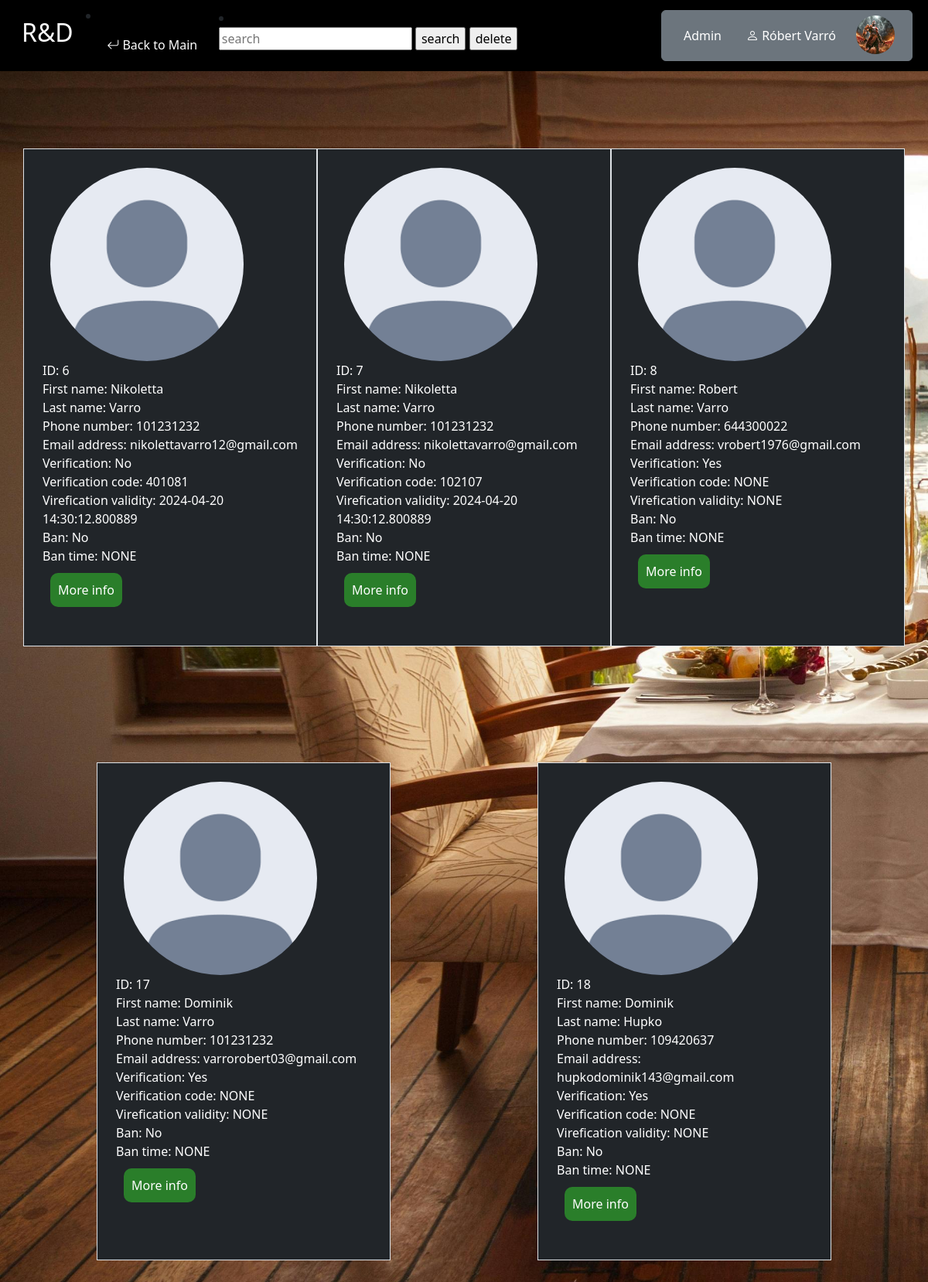
Page /Restaurant2.0/users.php (signed in) on the committed database.
### tables this page shows
CREATE TABLE `user` (
  `registrationId` int(6) NOT NULL,
  `firstName` varchar(50) NOT NULL,
  `lastName` varchar(50) NOT NULL,
  `phoneNumber` int(10) NOT NULL,
  `userMail` varchar(100) NOT NULL,
  `userPassword` varchar(60) NOT NULL,
  `profilePic` varchar(100) DEFAULT NULL,
  `verification_code` int(50) DEFAULT NULL,
  `verify` int(11) NOT NULL,
  `verification_time` datetime(6) NOT NULL DEFAULT current_timestamp(6),
  `banned` tinyint(1) NOT NULL,
  `banned_time` datetime(6) NOT NULL DEFAULT current_timestamp(6),
  `passwordValidation` int(10) NOT NULL,
  `passwordValidationTime` datetime(6) NOT NULL DEFAULT current_timestamp(6)
);

### Restaurant2.0/users.php (the view, shortened to what this page needs)
<html>
<head>
    <link href="https://cdn.jsdelivr.net/npm/bootstrap@5.3.2/dist/css/bootstrap.min.css" rel="stylesheet"
>
    <link rel="stylesheet" href="https://cdn.jsdelivr.net/npm/bootstrap-icons@1.11.3/font/bootstrap-icons.min.css">
    <link rel="stylesheet" href="https://cdnjs.cloudflare.com/ajax/libs/font-awesome/4.7.0/css/font-awesome.min.css">
    <link rel="stylesheet" type="text/css" href="main.css">
</head>
<body>
<nav class="navbar navbar-expand-lg bg-black">
    <div class="container-fluid">
        <a href="#" id="logo"><h2>R&D</h2></a>
        <?php
        global $conn;
        if (isset($_SESSION['email']) && isset($_SESSION['name'])) {
            echo "<li><a class=\"dropdown-item\" href=\"index.php?\"><i class=\"bi bi-arrow-return-left\"></i> Back to Main</a></li>";;
            echo '<li><form method="post" action="users.php">
            <input type="text" style="width: 250px" placeholder="search" name="searchMail">
            <input type="submit" value="search" name="searchAction">
            <input type="submit" value="delete" name="searchDelete">
        </form></li>';
        }
        ?>
        <div class="collapse navbar-collapse justify-content-end" id="collapsibleNavbar">
            <ul class="navbar-nav ">
                <li class="nav-item dropdown ">
                    <div class="dropdown d-flex  ">
                        <nav class="btn btn-secondary me-2 " data-bs-toggle="dropdown" aria-expanded="false">
                            <?php
                            if (isset($_SESSION['email']) && isset($_SESSION['name']) && isset($_SESSION['profilePic'])) {
                                $name = $_SESSION['name'];
                                $profilePic = $_SESSION['profilePic'];
                                echo '<li class="nav-item">';
                                echo "<img class=\"profilePic\" src=\"http://localhost:/Restaurant2.0/pictures/{$profilePic}\" width=\"50\" height=\"50\" alt=\"profilkep\">";
                                $sql = "SELECT * FROM admin";
                                $stmt = $conn->query($sql);
                                if ($stmt->num_rows > 0)
                                    while ($row = $stmt->fetch_assoc())
                                        if ($_SESSION['email'] == $row['adminMail']) {
                                            echo "<a>Admin</a>";
                                            echo "<a> <i class=\"bi bi-person\"></i> $name</a>";
                                            echo "</li>";
                                        } else {
                                            echo "<a href='logIn.php' class='nav-link dropdown-item'><i class=\"bi bi-person\"></i>Account</a>";
                                        }
                            } else {
                                echo "<a href='logIn.php' class='nav-link dropdown-item'><i class=\"bi bi-person\"></i>Account</a>";
                            }
                            ?></nav>
</nav>
</body>
</html>
<?php
    if (isset($_POST['searchAction'])) {
        if ($_POST['searchAction'] == 'search') {
            $data = "SELECT * FROM user where userMail= '" . $_POST['searchMail'] . "'";
            users($data);
        } else {
            users("SELECT * FROM user");
        }
    } else {
        users("SELECT * FROM user");
    }
    function users($command)
    {
        global $conn;
        $sql = $command;
        $stmt = $conn->prepare($sql);
        $stmt->execute();
        $result = $stmt->get_result();
        if ($result->num_rows > 0) {
            echo '<div class="container">
  <div class="row justify-content-around" >';
            while ($row = $result->fetch_assoc()) {
                echo ' <div class="col-xl-4 p-4 border bg-dark" style="
 margin: auto; margin-top:100px; margin-bottom: 50px;left:0; right:0">';
                echo "<div class=\"col-xl-4 \"><img class=\"profilePic\" src=\"http://localhost:/Restaurant2.0/pictures/" . $row['profilePic'] . "
          \" width=\"250\" height=\"250\" alt=\"profilkep\"></div><label>ID: " . $row['registrationId'] . "</label><br>
<label>First name: " . $row['firstName'] . "</label><br>
<label>Last name: " . $row['lastName'] . "</label><br>
<label>Phone number: " . $row['phoneNumber'] . "</label><br>
<label>Email address: " . $row['userMail'] . "</label><br>
<label>Verification: ";
                if ($row['verify'] != 1) {
                    echo "No</label><br><label>Verification code: " . $row['verification_code'] . "</label><br><label>Virefication validity:
" . $row['verification_time'] . " </label><br>";
                } else {
                    echo "Yes</label><br><label>Verification code: NONE</label><br><label> Virefication validity: NONE</label><br>";
                }
                if ($row['banned'] == 0) {
                    echo "<label>Ban: No</label><br><label> Ban time: NONE</label><br>";
                } else {
                    echo "<label>Ban: Yes</label><br><label> Ban time: " . $row['banned_time'] . "</label><br>";
                }
                echo "<form method='post' action='user.php'>
<input type='hidden' name='id' value='" . $row['registrationId'] . "'>
<input type='submit' class='more' name='userId' value='More info' >
</form></div>";
            }
            echo "</div></div></div>";
        } else {
            echo "<label>No result.</label>";
        }
}
?>

### Restaurant2.0/main.css (style rules this page uses)
.navbar { background-color: #333; }
.navbar a, button { float: left; font-size: 16px; color: white; text-align: center; padding: 14px 16px; text-decoration: none; }
body { position: relative; background-repeat: no-repeat; background-size: cover; background-image:url("MainPage.jpg") ; background-size: cover; }
.profilePic { border-radius: 50%; margin: 10px; margin-top: 0; margin-bottom: 0; }

### Restaurant2.0/users.php (style rules this page uses)
.more { background-color: #2a7e2a; color: white; border: 0; padding: 10px; border-radius: 10px; font-size: 16px; margin: 10px; }
label { color: white; }

### rows in the picture
user: profilePic (picture), registrationId "6", firstName "Nikoletta", lastName "Varro", phoneNumber "101231232", userMail "nikolettavarro12@gmail.com", verification_code "401081", verification_time "2024-04-20 14:30:12.800889", banned "Ban: No"
user: profilePic (picture), registrationId "7", firstName "Nikoletta", lastName "Varro", phoneNumber "101231232", userMail "nikolettavarro@gmail.com", verification_code "102107", verification_time "2024-04-20 14:30:12.800889", banned "Ban: No"
user: profilePic (picture), registrationId "8", firstName "Robert", lastName "Varro", phoneNumber "644300022", userMail "vrobert1976@gmail.com", verify "Yes", banned "Ban: No"
user: profilePic (picture), registrationId "17", firstName "Dominik", lastName "Varro", phoneNumber "101231232", userMail "varrorobert03@gmail.com", verify "Yes", banned "Ban: No"
user: profilePic (picture), registrationId "18", firstName "Dominik", lastName "Hupko", phoneNumber "109420637", userMail "hupkodominik143@gmail.com", verify "Yes", banned "Ban: No"
